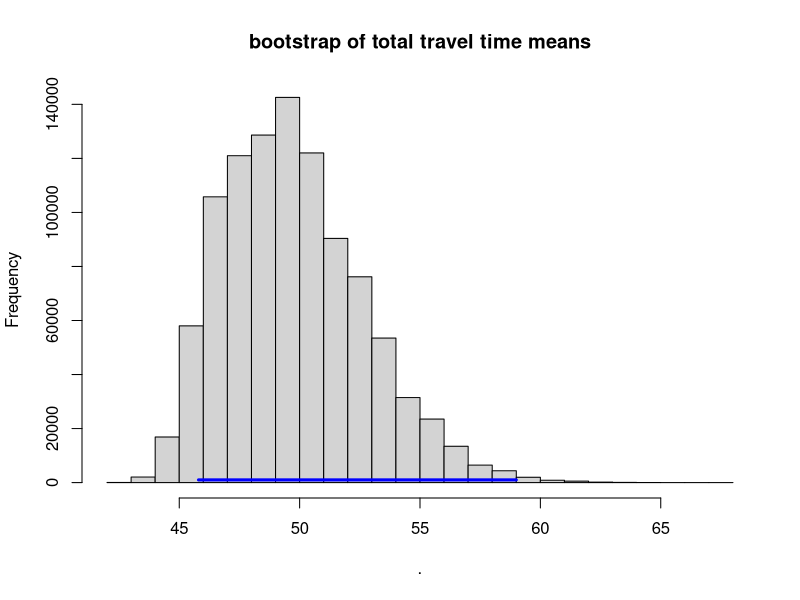
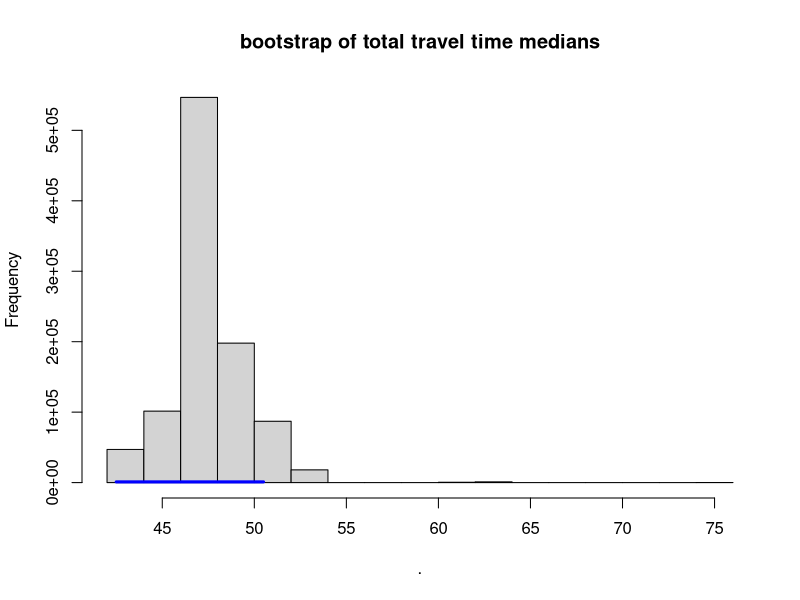
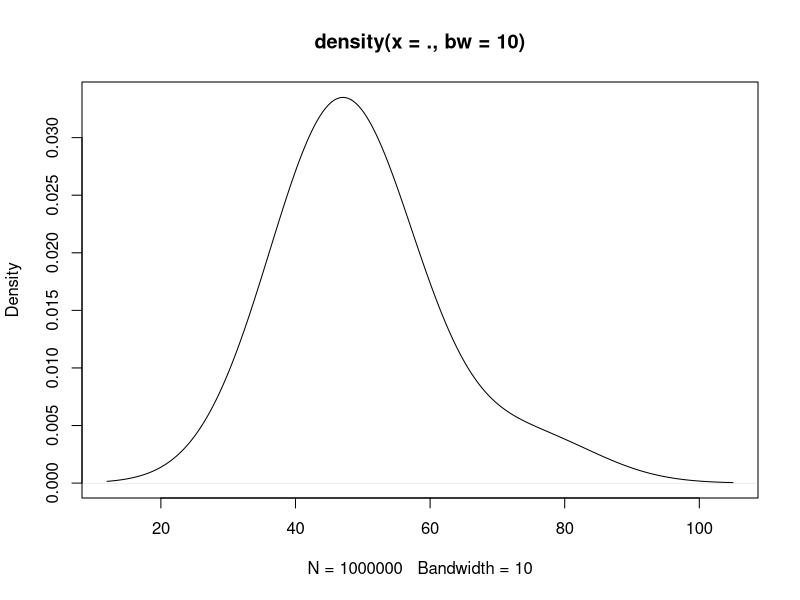

Generate these figures, in order, with R:

rm(list=ls())

library(data.table)
library(magrittr)
library(dplyr)
library(lubridate)



dat <- fread("./travel-stats.csv")[,thedate:=ymd(thedate)][
                                   ,total_time:=minutes_to_train + 
                                                waiting_for_train +
                                                train_ride +
                                                to_library]
fulldat <- dat

dat <- dat[method=="c_163",]


library(parallel)
library(boot)


dasboot.mean <- boot(dat[,total_time],
                     function(x, i){mean(x[i])}, 
                     1000000,
                     parallel="multicore",
                     ncpus=4)


dasboot.median <- boot(dat[,total_time],
                       function(x, i){median(x[i])}, 
                       1000000,
                       parallel="multicore",
                       ncpus=4)


dasboot.mean$t %>% {.[,1]} %>% hist(main="bootstrap of total travel time means")
bac.ci.mean <- boot.ci(dasboot.mean, type="bca")
lines(c(45.8, 59), c(1000, 1000), lwd=3, col="blue")


dasboot.median$t %>% {.[,1]} %>% hist(main="bootstrap of total travel time medians")
bac.ci.median <- boot.ci(dasboot.median, type="bca")
lines(c(42.5, 50.5), c(1000, 1000), lwd=3, col="blue")



base::sample(dat[,total_time], 1000000, replace=TRUE) -> dasamples
dasamples %>% density(bw=10) %>% plot

